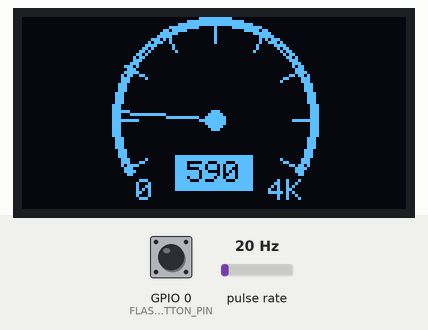
Recording of a sketch running on a simulated ESP32. Shown: 128×64 one-colour display. Wiring (inferred from the names in the program): pulse sensor: data GPIO 14. The inputs (shaded band) are chosen by the test bench; at power-on: GPIO 0 (FLASH_BUTTON_PIN) HIGH, pulse rate 20 Hz. The display library's start-up logo is not drawn; what the sketch prints to the serial monitor is not drawn.

Above: at 5.2 s.
5.3 s: GPIO 0 (FLASH_BUTTON_PIN) pulled LOW for 0.15 s
At 6.4 s:
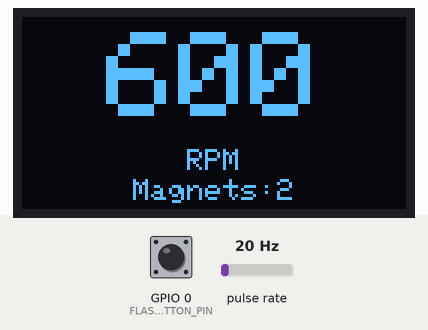
6.9 s: pulse rate (sensor on GPIO 14) set to 4 Hz
At 8.8 s:
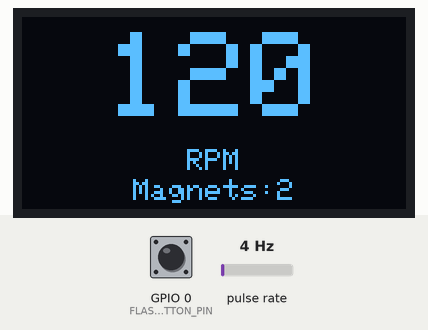
9.0 s: pulse rate (sensor on GPIO 14) set to 50 Hz
At 10.53 s:
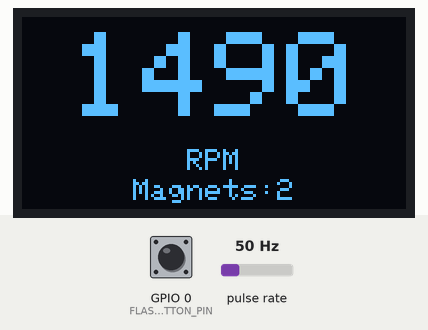
10.7 s: GPIO 0 (FLASH_BUTTON_PIN) pulled LOW for 1 s
At 12.2 s:
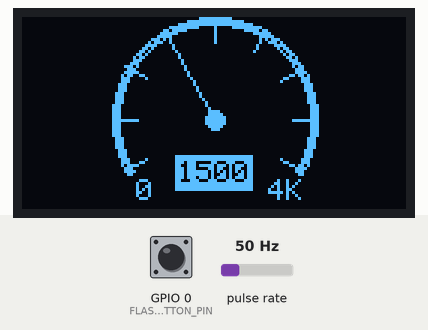
13.2 s: pulse rate (sensor on GPIO 14) set to 100 Hz
At 13.43 s:
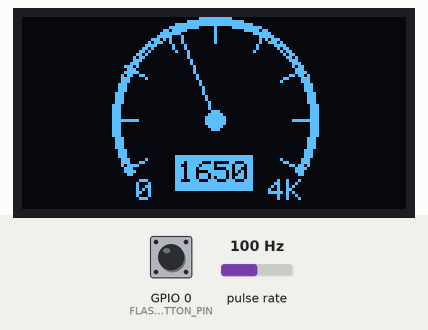
Timing chart, 0 to 15.7 s (numbered marks = the images above; inputs shaded):
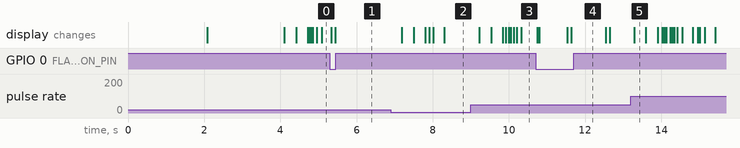

The sketch:

tachometer.ino
```cpp
// A simple Tachometer built with Hall effect sensor

#include "tachometer.h"

void setup() {
  Serial.begin(115200);
  Serial.println("");
  Serial.println("ESP8266 starting");
  Serial.println("Tachometer v1.0");
  setupTachometer();
}

void loop() {
  loopTachometer();
}
```

oled_display.cpp
```cpp
#include "oled_display.h"

#include <Arduino.h>

const uint8_t SCREEN_WIDTH = 128;
const uint8_t SCREEN_HEIGHT = 64;
const uint8_t CENTER_X = 64;
const int OLED_RESET = -1;
const unsigned long LOGO_DELAY_MS = 2000;

Adafruit_SSD1306 display(SCREEN_WIDTH, SCREEN_HEIGHT, &Wire, OLED_RESET);

void setupOLED() {
  Wire.begin();
  if (!display.begin(SSD1306_SWITCHCAPVCC, 0x3C)) {
    Serial.println(F("SSD1306 allocation failed"));
    for (;;);
  }
  display.display();
  display.clearDisplay();
  display.setTextColor(WHITE);
  delay(LOGO_DELAY_MS);  // To see the lovely Adafruit logo
  display.setTextSize(2);
  displayCenterText("Tachometer", SCREEN_HEIGHT / 2 - 10);
  display.setTextSize(1);
  displayCenterText("v1.0", SCREEN_HEIGHT / 2 + 10);
  display.display();
  delay(LOGO_DELAY_MS);
}

void displayCenterText(String textToBeAligned, int alignmentHeight) {
  int16_t x1, y1;
  uint16_t w, h;

  display.getTextBounds(textToBeAligned, 0, 0, &x1, &y1, &w, &h);
  display.setCursor(CENTER_X - w / 2, alignmentHeight);
  display.print(textToBeAligned);
}

void loopOLED(bool displayModeIsGauge, unsigned short roundedRPM,
              unsigned int magnets) {
  display.clearDisplay();
  display.setTextColor(WHITE);

  String stringRoundedRPM = String(roundedRPM);
  String stringRPM = "RPM";
  String screenMagnets = "Magnets:" + String(magnets);

  if (displayModeIsGauge) {
    unsigned short maxRpm = 4000;
    int padding = 30;
    int gaugeRadius = SCREEN_WIDTH / 2 - padding;
    int gaugeCenterY = SCREEN_HEIGHT;

    // clang-format off
    display.drawCircle(CENTER_X, gaugeCenterY - padding, gaugeRadius, WHITE);
    display.drawCircle(CENTER_X, gaugeCenterY - padding, gaugeRadius - 1, WHITE);
    display.drawCircle(CENTER_X, gaugeCenterY - padding, gaugeRadius - 2, WHITE);


    for (float angle = 210; angle >= -30; angle -= 30) {
      float tickRadians = angle * PI / 180.0;

      int startX = CENTER_X + (gaugeRadius - 8) * cos(tickRadians);
      int startY = (gaugeCenterY - padding) - (gaugeRadius - 8) * sin(tickRadians);

      int endX = CENTER_X + gaugeRadius * cos(tickRadians);
      int endY = (gaugeCenterY - padding) - gaugeRadius * sin(tickRadians);

      display.drawLine(startX, startY, endX, endY, WHITE);
    }

    // clang-format on

    // int clippingLineY = SCREEN_HEIGHT - 10;
    // display.fillRect(0, clippingLineY, SCREEN_WIDTH, SCREEN_HEIGHT -
    // clippingLineY, BLACK); // Bottom gauge clipping
    display.fillTriangle(CENTER_X, SCREEN_HEIGHT / 2,
                         gaugeCenterY - gaugeRadius - 10, SCREEN_HEIGHT,
                         gaugeCenterY + gaugeRadius + 10, SCREEN_HEIGHT, BLACK);

    display.setTextSize(1);
    display.setCursor(gaugeCenterY - gaugeRadius + 8, SCREEN_HEIGHT - 10);
    display.print("0");
    display.setCursor(gaugeCenterY + gaugeRadius - 16, SCREEN_HEIGHT - 10);
    display.print("4K");

    float angle =
        map(min(roundedRPM, maxRpm), 0, maxRpm, 180 + padding, -padding);

    float radians = angle * PI / 180.0;

    int handOriginY = SCREEN_HEIGHT - padding;
    int handX = CENTER_X + gaugeRadius * cos(radians);
    int handY = handOriginY - gaugeRadius * sin(radians);

    display.drawLine(CENTER_X, handOriginY, handX, handY, WHITE);
    display.fillCircle(CENTER_X, handOriginY, 3, WHITE);

    displayCenterText(stringRoundedRPM, SCREEN_HEIGHT - 16);

    // Box to make RPM value stand out
    int boxWidth = 26;
    int boxHeight = 12;
    int boxX = CENTER_X - (boxWidth / 2);
    int boxY = SCREEN_HEIGHT - 18;
    display.fillRect(boxX, boxY, boxWidth, boxHeight, INVERSE);
  } else  // Digital style
  {
    // Outline for positioning
    // display.drawRect(0, 0, SCREEN_WIDTH - 1, SCREEN_HEIGHT - 1, WHITE);
    display.setTextSize(4);
    displayCenterText(stringRoundedRPM, 5);
    display.setTextSize(1);
    displayCenterText(stringRPM, SCREEN_HEIGHT - 20);
    displayCenterText(screenMagnets, SCREEN_HEIGHT - 10);
  }

  display.display();
}
```

oled_display.h
```cpp
// clang-format off
#ifndef OLED_DISPLAY_H
#define OLED_DISPLAY_H

#include <Adafruit_GFX.h>
#include <Adafruit_SSD1306.h>

// ESP8266 D1 -> OLED SCL (Serial Clock)
// ESP8266 D2 -> OLED SDA (Serial Data)
// ESP8266 5V or 3.3V

extern Adafruit_SSD1306 display;

void setupOLED();
void loopOLED(bool displayModeIsGauge, unsigned short roundedRPM,unsigned int magnets);
void displayCenterText(String textToBeAligned, int alignmentHeight);

#endif
```

tachometer.cpp
```cpp
// clang-format off
#include "tachometer.h"
#include <Wire.h>
#include "oled_display.h"
// clang-format on

// Pins
const uint8_t HALL_SENSOR_PIN = 14;  // 8266 D5
const uint8_t FLASH_BUTTON_PIN = 0;

// Tachometer data
const uint8_t MAGNETS_PER_REVOLUTION = 2;
const unsigned long SD_UPDATE_MS = 1000;
const unsigned long DEBOUNCE_TIME_MS = 7;  // Very sensetive to calibrate
const unsigned long RPM_TIMEOUT_MS = 2000;
volatile unsigned long pulseCount = 0;
volatile unsigned long lastPulseMS = 0;
volatile float rpm = 0.0;
unsigned short roundedRPM = 0;

// Gauge or Digital style
bool displayModeIsGauge = true;

void setupTachometer() {
  setupOLED();
  pinMode(HALL_SENSOR_PIN, INPUT);
  pinMode(FLASH_BUTTON_PIN, INPUT_PULLUP);
  attachInterrupt(digitalPinToInterrupt(HALL_SENSOR_PIN), detectPulse, RISING);
}

void loopTachometer() {
  handleDisplayMode();
  processRPMData();
  updateSerialDisplay();
  loopOLED(displayModeIsGauge, roundedRPM, MAGNETS_PER_REVOLUTION);
}

void handleDisplayMode() {
  // Pressed = LOW ; Not pressed = HIGH
  bool isFlashPressed = digitalRead(FLASH_BUTTON_PIN);
  static bool lastFlashState = HIGH;

  // Pressed and activated only once
  if (isFlashPressed == LOW && lastFlashState == HIGH) {
    displayModeIsGauge = !displayModeIsGauge;
  }
  lastFlashState = isFlashPressed;
}

void processRPMData() {
  // Create local copies isolated form interrupts
  noInterrupts();
  static float smoothedRPM = 0.0;
  float copyOfRPM = rpm;
  unsigned long copyOfLastPulseMS = lastPulseMS;
  interrupts();

  // clang-format off
  if (millis() - copyOfLastPulseMS > RPM_TIMEOUT_MS) { copyOfRPM = 0.0; }
  // clang-format on

  // Exponential Moving Average (EMA) filter
  smoothedRPM = (smoothedRPM * 0.9) + (copyOfRPM * 0.1);
  // Round the smoothed value to the nearest 10 for easier display
  roundedRPM = static_cast<unsigned short>(round(smoothedRPM / 10.0) * 10.0);
}

void updateSerialDisplay() {
  static unsigned long lastPrintTimeMS = 0;
  if (millis() - lastPrintTimeMS > SD_UPDATE_MS) {
    Serial.printf("RPM: %d\n", roundedRPM);
    lastPrintTimeMS = millis();
  }
}

void IRAM_ATTR detectPulse() {
  unsigned long currentTimeMS = millis();
  unsigned long timeDifference = currentTimeMS - lastPulseMS;

  // clang-format off
  if (timeDifference < DEBOUNCE_TIME_MS) { return; }
  // clang-format on

  if (lastPulseMS != 0 && timeDifference > 0) {
    rpm = (60000.0 / timeDifference) / MAGNETS_PER_REVOLUTION;
  }

  lastPulseMS = currentTimeMS;
  pulseCount++;
}
```

tachometer.h
```cpp
#ifndef TACHOMETER_H
#define TACHOMETER_H

#include <Arduino.h>

extern volatile unsigned long pulseCount;
extern volatile unsigned long lastPulseTime;
extern volatile float rpm;
extern unsigned short roundedRPM;

void setupTachometer();
void loopTachometer();
void handleDisplayMode();
void processRPMData();
void updateSerialDisplay();
void IRAM_ATTR detectPulse();

#endif
```

Measured:
- after the input at 5.3 s, the display: first changes at once (image 1 shows a later state)
- after the input at 6.9 s, the display: first changes after 0.29 s (image 2 shows a later state)
- after the input at 9.0 s, the display: first changes after 0.22 s (image 3 shows a later state)
- after the input at 10.7 s, the display: first changes at once (image 4 shows a later state)
- after the input at 13.2 s, the display: changes after 0.09 s (image 5)
